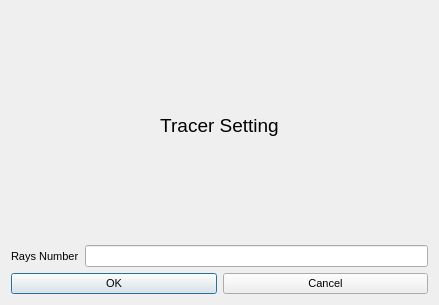
<?xml version="1.0" encoding="UTF-8"?>
<ui version="4.0">
 <class>Tracer</class>
 <widget class="QDialog" name="Tracer">
  <property name="geometry">
   <rect>
    <x>0</x>
    <y>0</y>
    <width>439</width>
    <height>305</height>
   </rect>
  </property>
  <property name="sizePolicy">
   <sizepolicy hsizetype="Fixed" vsizetype="Fixed">
    <horstretch>0</horstretch>
    <verstretch>0</verstretch>
   </sizepolicy>
  </property>
  <property name="font">
   <font>
    <pointsize>14</pointsize>
   </font>
  </property>
  <property name="windowTitle">
   <string>Tracer Setting</string>
  </property>
  <property name="modal">
   <bool>true</bool>
  </property>
  <layout class="QVBoxLayout" name="verticalLayout_2">
   <item>
    <layout class="QVBoxLayout" name="verticalLayout">
     <item>
      <widget class="QLabel" name="lbl_TracerTitle">
       <property name="text">
        <string>Tracer Setting</string>
       </property>
       <property name="alignment">
        <set>Qt::AlignCenter</set>
       </property>
      </widget>
     </item>
     <item>
      <layout class="QHBoxLayout" name="horizontalLayout">
       <item>
        <widget class="QLabel" name="lbl_RaysCount">
         <property name="font">
          <font>
           <pointsize>8</pointsize>
          </font>
         </property>
         <property name="text">
          <string>Rays Number</string>
         </property>
         <property name="buddy">
          <cstring>ln_RaysCount</cstring>
         </property>
        </widget>
       </item>
       <item>
        <widget class="QLineEdit" name="ln_RaysCount">
         <property name="font">
          <font>
           <pointsize>8</pointsize>
          </font>
         </property>
        </widget>
       </item>
      </layout>
     </item>
     <item>
      <layout class="QHBoxLayout" name="horizontalLayout_2">
       <item>
        <widget class="QPushButton" name="btn_OK">
         <property name="font">
          <font>
           <pointsize>8</pointsize>
          </font>
         </property>
         <property name="text">
          <string>OK</string>
         </property>
        </widget>
       </item>
       <item>
        <widget class="QPushButton" name="btn_Cancel">
         <property name="font">
          <font>
           <pointsize>8</pointsize>
          </font>
         </property>
         <property name="text">
          <string>Cancel</string>
         </property>
        </widget>
       </item>
      </layout>
     </item>
    </layout>
   </item>
  </layout>
 </widget>
 <resources/>
 <connections/>
</ui>
